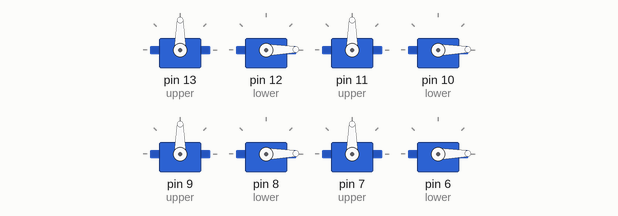
This sketch was run on a simulated Arduino Uno, built with avr-gcc and run on an emulated ATmega328P. Parts: 8 × servo.

Above: at 0.05 s.
At 1.1 s:
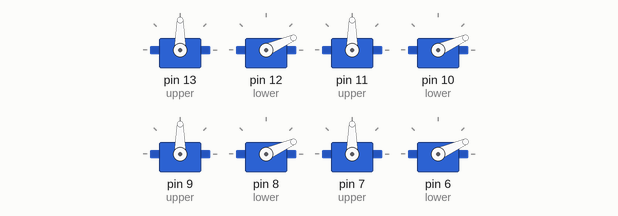
At 2.2 s:
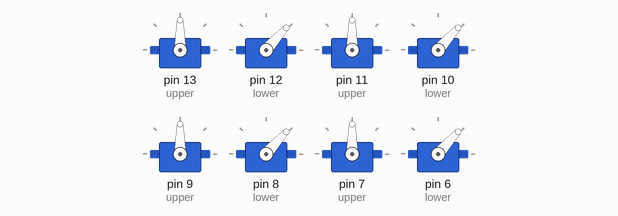
At 4.35 s:
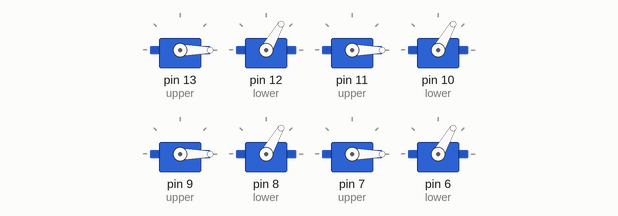
At 6.15 s:
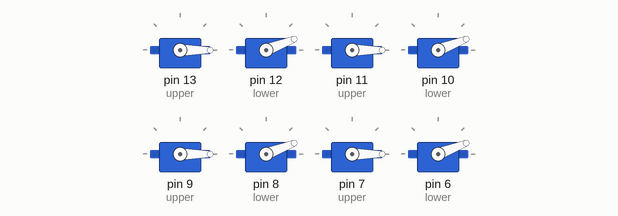
At 8.65 s:
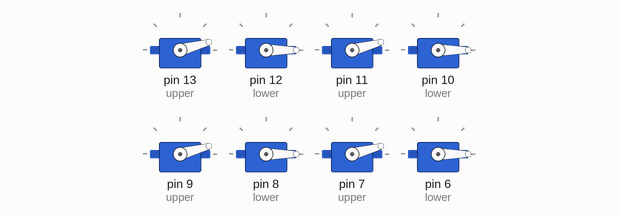
Timing chart, 0 to 11.3 s (numbered marks = the images above):
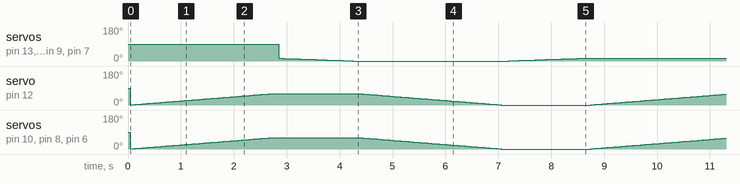

The sketch:

4_27_test.ino
```cpp
#include <Servo.h>

// 1. Define states first
enum State { PUSH, LIFT, FORWARD, PUT_DOWN };

// 2. Define the Leg structure BEFORE any functions use it
struct Leg {
  Servo upper;
  Servo lower;
  State currentState;
  int currentUpper, currentLower;
  int targetUpper, targetLower;
  unsigned long lastMoveTime;
  int speed; // Delay in ms per degree
};

// 3. Global variable for legs
Leg legs[4] = {
  {Servo(), Servo(), PUSH, 15, 0, 15, 60, 0, 45}, // Front Left
  {Servo(), Servo(), PUSH, 15, 0, 15, 60, 0, 45}, // Front Right
  {Servo(), Servo(), PUSH, 15, 0, 15, 60, 0, 45}, // Back Left
  {Servo(), Servo(), PUSH, 15, 0, 15, 60, 0, 45}  // Back Right
};

// 4. Now define the function that uses 'Leg'
void updateLeg(Leg &leg) {
  unsigned long now = millis();

  if (now - leg.lastMoveTime >= leg.speed) {
    leg.lastMoveTime = now;

    switch (leg.currentState) {
      case PUSH: // Lower servo 0 -> 60
        if (leg.currentLower < 60) { leg.currentLower++; leg.lower.write(leg.currentLower); }
        else { leg.currentState = LIFT; leg.speed = 100; }
        break;

      case LIFT: // Upper servo 15 -> 0
        if (leg.currentUpper > 0) { leg.currentUpper--; leg.upper.write(leg.currentUpper); }
        else { leg.currentState = FORWARD; leg.speed = 45; }
        break;

      case FORWARD: // Lower servo 60 -> 0
        if (leg.currentLower > 0) { leg.currentLower--; leg.lower.write(leg.currentLower); }
        else { leg.currentState = PUT_DOWN; leg.speed = 100; }
        break;

      case PUT_DOWN: // Upper servo 0 -> 15
        if (leg.currentUpper < 15) { leg.currentUpper++; leg.upper.write(leg.currentUpper); }
        else { leg.currentState = PUSH; leg.speed = 45; }
        break;
    }
  }
}

void setup() {
  // Attach pins
  legs[0].upper.attach(13); legs[0].lower.attach(12);
  legs[1].upper.attach(11); legs[1].lower.attach(10);
  legs[2].upper.attach(9);  legs[2].lower.attach(8);
  legs[3].upper.attach(7);  legs[3].lower.attach(6);
}

void loop() {
  // Update all legs independently
  for (int i = 0; i < 4; i++) {
    updateLeg(legs[i]);
  }

  /*1:16: error: variable or field 'updateLeg' declared void


1:16: error: 'Leg' was not declared in this scope
1:21: error: 'leg' was not declared in this scope


1:21: note: suggested alternative: 'log'

https://www.tinkercad.com/things/3QgO34MuF4z-glorious-bojo/editel?returnTo=https%3A%2F%2Fwww.tinkercad.com%2Fdashboard&sharecode=_fneRtbjYF6RD8XIOYIkVlddJ_IuSLLyE5SgmaWIzQU
  */
}
```
